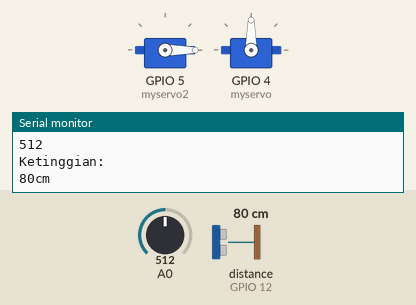
Recording of a sketch running on a simulated ESP8266 (NodeMCU). Shown: 2 × servo, the last lines printed to the serial monitor. Wiring (inferred from the names in the program): ultrasonic range finder: trigger GPIO 13; echo GPIO 12. The inputs (shaded band) are chosen by the test bench; at power-on: distance to the obstacle (sensor on GPIO 12) 80 cm, A0 = 512. The echo pulse lasts 58.3 µs per cm; WiFi joins after 1.5 s; servers stay silent unless stated.

Above: at 7.0 s.
7.1 s: distance to the obstacle (sensor on GPIO 12) set to 9 cm
11.4 s: distance to the obstacle (sensor on GPIO 12) set to 6 cm
At 12.4 s:
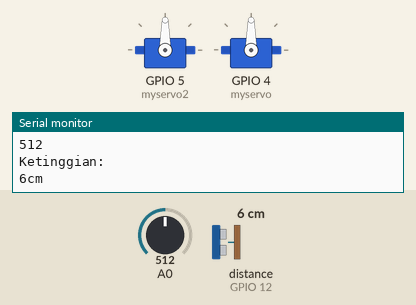
15.7 s: distance to the obstacle (sensor on GPIO 12) set to 18 cm
At 20.5 s:
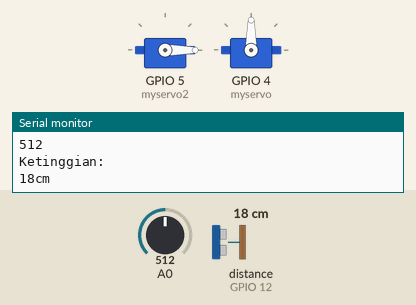
28.3 s: distance to the obstacle (sensor on GPIO 12) set to 2 cm
At 36.1 s:
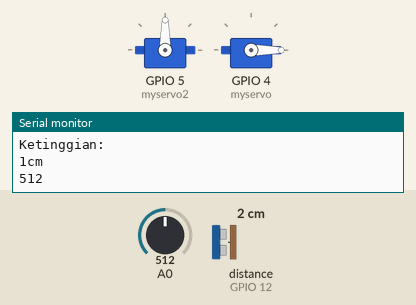
Timing chart, 0 to 61.5 s (numbered marks = the images above; inputs shaded):
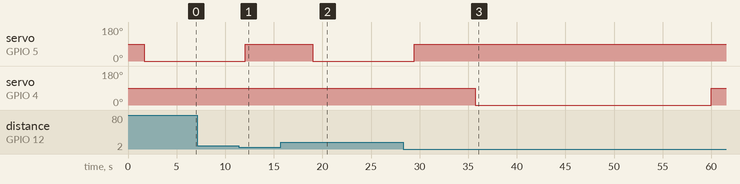

The sketch:

test_kelembaban.ino
```cpp
#include "deklarasi.h"

Servo myservo;
Servo myservo2;

#define FIREBASE_HOST "irigasi-sawah-default-rtdb.firebaseio.com"
#define FIREBASE_AUTH "jF9xuV9Dq4NdfBBdSz3ufjvF51trLI4KgRN8BrdU"
#define WIFI_SSID "Net"
#define WIFI_PASSWORD "07092013"

int pos = 0;
int sound = 250;

void setup() {
  Serial.begin(9600);
  //servo pembuangan
  myservo2.attach(5);
  pinMode (pinTrig, OUTPUT);
  pinMode (pinEcho, INPUT);

  Alarm.timerRepeat(30, terbuka); //waktu untuk putar servo
  myservo.attach(4); // servo pengisian air

  //test koneksi wifi
  WiFi.begin(WIFI_SSID, WIFI_PASSWORD);
  Serial.print("connecting");
  while (WiFi.status() !=WL_CONNECTED) {
    Serial.print(",");
    delay(500);
  }
  Serial.println();
  Serial.print("connecting: ");
  Serial.println(WiFi.localIP());
  Serial.print("Berhasil Terkoneksi...");

  //koenksi firebase
  Firebase.begin(FIREBASE_HOST, FIREBASE_AUTH);
}

void loop() {
  baca_sensor ();
  Alarm.delay (1000);
  int kelembaban = analogRead(A0);
  Serial.println(kelembaban);
  delay(1000);

  Firebase.setInt("Kelembaban Mencapai", kelembaban);
  //val = map(val, 0, 1023, 0, 180);

  if(kelembaban>700){
    Firebase.setString("Pesan", "Tanah Kering");
    Serial.print("Tanah Kering : ");
  }

  if(kelembaban<500){
    Firebase.setString("Pesan", "Tanah Lembab");
    Serial.print("Tanah Basah: ");
  }
  delay(20);

}

//pintu pengisian air
void terbuka() {
  //Serial.print("pintu terbuka");
  myservo.write(90);
  Firebase.setString("Kondisi", "Pintu Air Terbuka");
  delay(5000);
  myservo.write(0);
  Firebase.setString("Kondisi", "Pintu Air Tertutup");
}
```

deklarasi.h
```cpp
#include <ESP8266WiFi.h>
#include <FirebaseArduino.h>
#include <TimeAlarms.h>
#include <Time.h>
#include <Servo.h>

#define pinEcho 12 //D6
#define pinTrig 13 //D7
```

fungsi_ultrasonic.ino
```cpp
#include "deklarasi.h"


void baca_sensor() {
  long duration;
  int distance;
  digitalWrite(pinTrig, LOW);
  delayMicroseconds(2);
  digitalWrite(pinTrig, HIGH);
  delayMicroseconds(10);
  digitalWrite(pinTrig, LOW);
  duration = pulseIn(pinEcho, HIGH);
  distance = (duration/2) / 29.1;
  Firebase.setInt("Ketinggian", distance);

  if(distance <= 7) {
    //digitalWrite(buzz, HIGH);
    myservo2.write(90);
    Firebase.setString("Status Air", "Air Sedang Di Buang");
  }

  if (distance >= 9 ){
    //digitalWrite(buzz, LOW);
      myservo2.write(0);
      Firebase.setString("Status Air", "Air Normal");
  }
   Serial.println("Ketinggian: ");
   Serial.print(distance);
   Serial.println("cm");
   delay (1000);
}
```

Measured:
- the behaviour switches between 8 and 7 cm on distance to the obstacle (sensor on GPIO 12) (found by bisection; images 0 and 1)
- after the input at 11.4 s, servo on GPIO 5 (myservo2): 0° → 90° after 0.68 s
- after the input at 15.7 s, servo on GPIO 5 (myservo2): 90° → 0° after 3.3 s
- after the input at 28.3 s, servo on GPIO 5 (myservo2): 0° → 90° after 1.1 s
